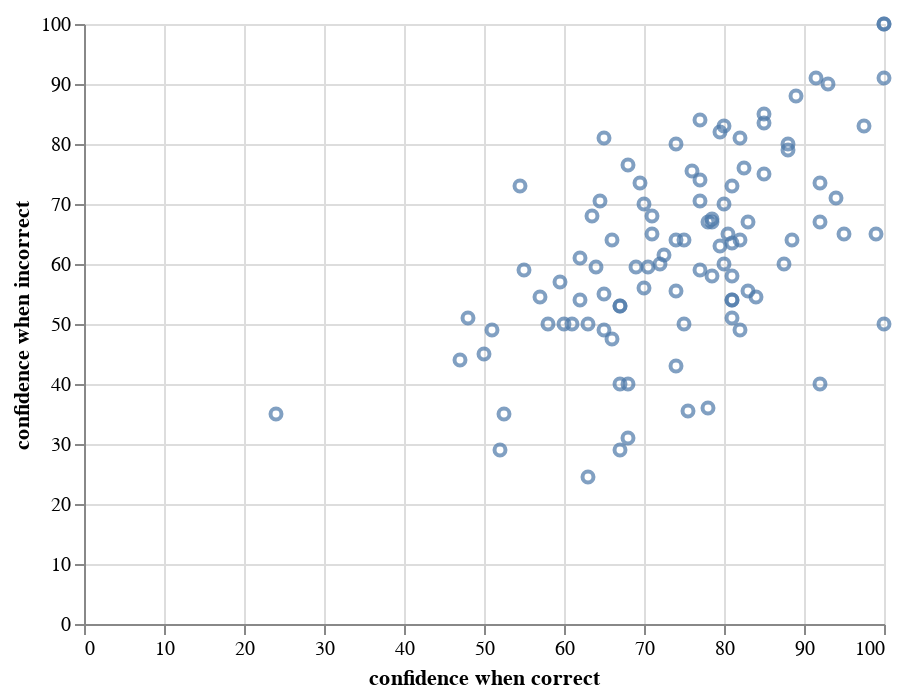

The code cell stored with this chart in its notebook:
### Markdown cell above
## Code style in plot specifications

Specifications of Altair plots involve lots of **method chaining** and can get unwieldy without a clear style. You can develop your own style, maybe reading [Trey Hunner's blog post again](http://treyhunner.com/2017/07/craft-your-python-like-poetry/). I like to do the following.

1. Put the `alt.Chart(df` on the first line.
2. The closed parenthesis of the preceding line is one indentation level in.
3. Any arguments of subsequent functions are given as kwargs two indentation levels in.

Here's an example for the chart we just created.

### Code cell
chart = alt.Chart(df
    ).mark_point(
    ).encode(
        x='confidence when correct',
        y='confidence when incorrect')

chart
